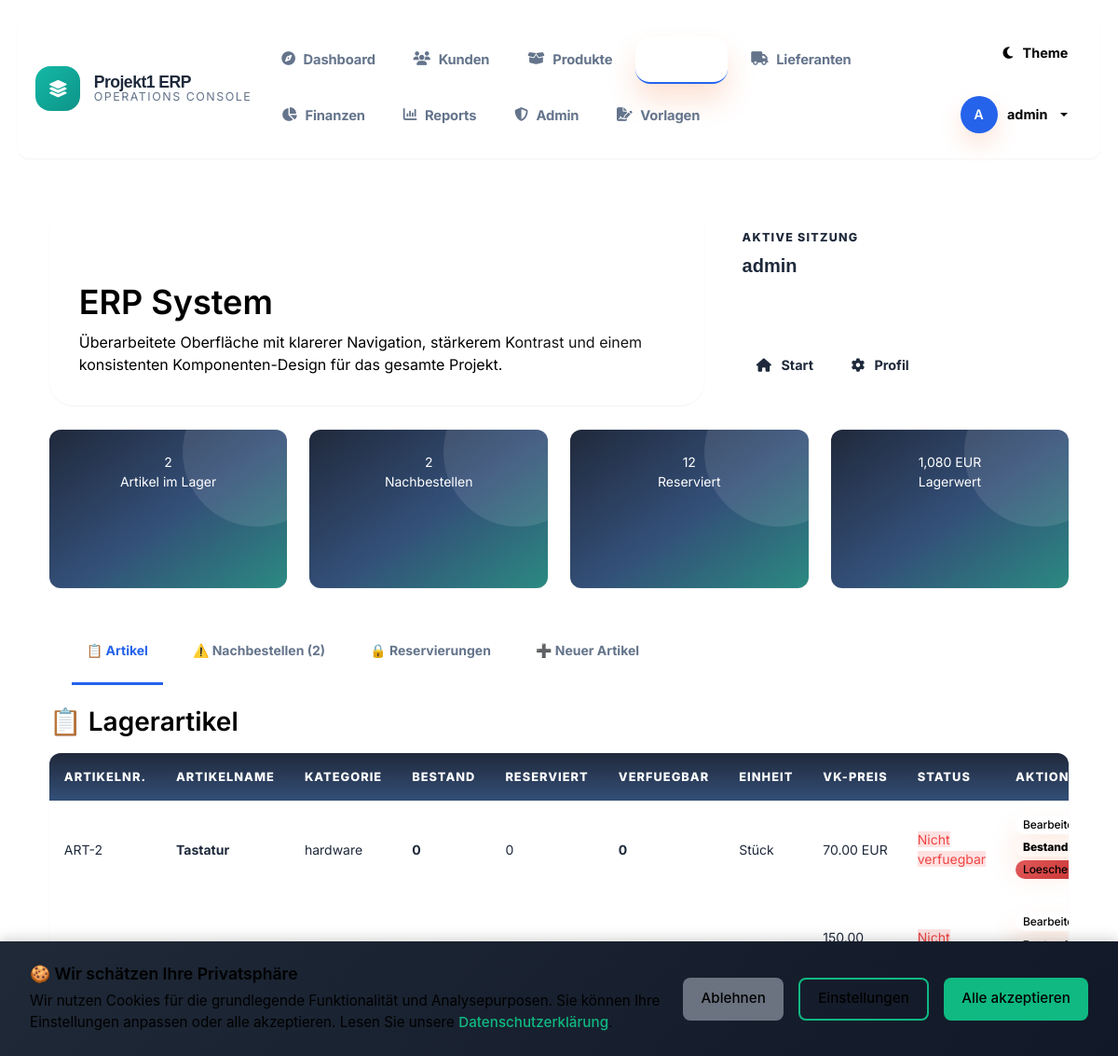
The app's page /lagerverwaltung.php (signed in) with its own data.
### tables this page shows
CREATE TABLE lagerartikel (
        id INTEGER PRIMARY KEY AUTOINCREMENT,
        artikelnummer TEXT UNIQUE NOT NULL,
        artikelname TEXT NOT NULL,
        modellnummer TEXT,
        barcode TEXT,
        beschreibung TEXT,
        kategorie TEXT,
        einheit TEXT DEFAULT 'Stück',
        bestand REAL DEFAULT 0,
        reserviert REAL DEFAULT 0,
        mindestbestand REAL DEFAULT 0,
        lagerort TEXT,
        einkaufspreis REAL DEFAULT 0,
        verkaufspreis REAL DEFAULT 0,
        erstellt_am DATETIME DEFAULT CURRENT_TIMESTAMP
    );

### lagerverwaltung.php (the view, shortened to what this page needs)
<?php
require_once 'db_connection.php';
try {
    try {
        $PDO->exec("DROP TABLE IF EXISTS lagerartikel_old");
        $PDO->exec("ALTER TABLE lagerartikel RENAME TO lagerartikel_old");
    } catch (Exception $e) {}
    $PDO->exec("CREATE TABLE IF NOT EXISTS lagerartikel (
        id INTEGER PRIMARY KEY AUTOINCREMENT,
        artikelnummer TEXT UNIQUE NOT NULL,
        artikelname TEXT NOT NULL,
        modellnummer TEXT,
        barcode TEXT,
        beschreibung TEXT,
        kategorie TEXT,
        einheit TEXT DEFAULT 'Stück',
        bestand REAL DEFAULT 0,
        reserviert REAL DEFAULT 0,
        mindestbestand REAL DEFAULT 0,
        lagerort TEXT,
        einkaufspreis REAL DEFAULT 0,
        verkaufspreis REAL DEFAULT 0,
        erstellt_am DATETIME DEFAULT CURRENT_TIMESTAMP
    )");
    $PDO->exec("CREATE TABLE IF NOT EXISTS lager_reservierungen (
        id INTEGER PRIMARY KEY AUTOINCREMENT,
        artikel_id INTEGER NOT NULL,
        menge REAL NOT NULL,
        reserviert_fuer TEXT NOT NULL,
        angebot_id INTEGER,
        status TEXT DEFAULT 'reserviert',
        erstellt_am DATETIME DEFAULT CURRENT_TIMESTAMP
    )");
} catch (Exception $e) {}
$active_tab = $_GET['tab'] ?? 'artikel';
$stmt = $PDO->query("SELECT *, (bestand - reserviert) as verfuegbar FROM lagerartikel ORDER BY artikelname");
$artikel = $stmt->fetchAll();
$stmt = $PDO->query("SELECT COUNT(*) as anzahl FROM lagerartikel");
$anzahl_artikel = $stmt->fetch()['anzahl'];
$stmt = $PDO->query("SELECT COUNT(*) as anzahl FROM lagerartikel WHERE (bestand - reserviert) <= mindestbestand");
$artikel_nachbestellen = $stmt->fetch()['anzahl'];
$stmt = $PDO->query("SELECT SUM(bestand * einkaufspreis) as wert FROM lagerartikel");
$lagerwert = $stmt->fetch()['wert'] ?? 0;
$stmt = $PDO->query("SELECT SUM(reserviert) as gesamt FROM lagerartikel");
$gesamt_reserviert = $stmt->fetch()['gesamt'] ?? 0;
?>
<?php $page_title = 'ERP System'; include 'includes/header.php'; ?>
<div class="stats-grid">
    <div class="stat-card">
        <div class="stat-value"><?= $anzahl_artikel ?></div>
        <div>Artikel im Lager</div>
    </div>
    <div class="stat-card">
        <div class="stat-value"><?= $artikel_nachbestellen ?></div>
        <div>Nachbestellen</div>
    </div>
    <div class="stat-card">
        <div class="stat-value"><?= number_format($gesamt_reserviert, 0) ?></div>
        <div>Reserviert</div>
    </div>
    <div class="stat-card">
        <div class="stat-value"><?= number_format($lagerwert, 0) ?> EUR</div>
        <div>Lagerwert</div>
    </div>
</div>
<ul class="nav nav-tabs mb-4">
    <li class="nav-item"><a class="nav-link <?= $active_tab === 'artikel' ? 'active' : '' ?>" href="?tab=artikel">📋 Artikel</a></li>
    <li class="nav-item"><a class="nav-link <?= $active_tab === 'nachbestellen' ? 'active' : '' ?>" href="?tab=nachbestellen">⚠️ Nachbestellen (<?= $artikel_nachbestellen ?>)</a></li>
    <li class="nav-item"><a class="nav-link <?= $active_tab === 'reservierungen' ? 'active' : '' ?>" href="?tab=reservierungen">🔒 Reservierungen</a></li>
    <li class="nav-item"><a class="nav-link <?= $active_tab === 'neuerartikel' ? 'active' : '' ?>" href="?tab=neuerartikel">➕ Neuer Artikel</a></li>
</ul>
<?php if ($active_tab === 'artikel'): ?>
<div id="artikel">
    <h2>📋 Lagerartikel</h2>
    <div class="modern-table">
    <table class="table table-hover">
        <thead>
            <tr>
                <th>Artikelnr.</th>
                <th>Artikelname</th>
                <th>Kategorie</th>
                <th>Bestand</th>
                <th>Reserviert</th>
                <th>Verfuegbar</th>
                <th>Einheit</th>
                <th>VK-Preis</th>
                <th>Status</th>
                <th>Aktionen</th>
            </tr>
        </thead>
        <tbody>
            <?php foreach ($artikel as $art):
                $verfuegbar = $art['bestand'] - $art['reserviert'];
            ?>
            <tr>
                <td><?= htmlspecialchars($art['artikelnummer']) ?></td>
                <td><strong><?= htmlspecialchars($art['artikelname']) ?></strong></td>
                <td><?= htmlspecialchars($art['kategorie']) ?></td>
                <td><strong><?= number_format($art['bestand'], 0) ?></strong></td>
                <td><?= number_format($art['reserviert'], 0) ?></td>
                <td><strong><?= number_format($verfuegbar, 0) ?></strong></td>
                <td><?= htmlspecialchars($art['einheit']) ?></td>
                <td><?= number_format($art['verkaufspreis'], 2) ?> EUR</td>
                <td>
                    <?php if ($verfuegbar <= 0): ?>
                        <span class="badge-danger">Nicht verfuegbar</span>
                    <?php elseif ($verfuegbar <= $art['mindestbestand']): ?>
                        <span class="badge-warning">Nachbestellen</span>
                    <?php else: ?>
                        <span class="badge-success">Verfuegbar</span>
                    <?php endif; ?>
                </td>
                <td>
                    <a href="?edit=<?= $art['id'] ?>&tab=neuerartikel" class="btn btn-sm btn-primary">Bearbeiten</a>
                    <button class="btn btn-sm btn-success" onclick="updateBestand(<?= $art['id'] ?>, '<?= htmlspecialchars($art['artikelname']) ?>', <?= $art['bestand'] ?>)">Bestand</button>
                    <a href="?delete=<?= $art['id'] ?>" class="btn btn-sm btn-danger" onclick="return confirm('Artikel wirklich loeschen?')">Loeschen</a>
                </td>
            </tr>
            <?php endforeach; ?>
        </tbody>
    </table>
    </div>
</div>
<?php endif; ?>
<?php include 'includes/footer.php'; ?>

### assets/css/global.css (style rules this page uses)
.table-responsive, .modern-table { scrollbar-width: thin; }
[data-theme="light"] .btn, [data-theme="light"] .action-btn, [data-theme="light"] button, [data-theme="light"] .btn-primary, [data-theme="light"] .btn-success, [data-theme="light"] .card, [data-theme="light"] .info-box, [data-theme="light"] h1, h2, h3, h4, h5, [data-theme="light"] p, [data-theme="light"] .text { color: #000 !important; }

### includes/table-style.php (style rules this page uses)
.modern-table { border-radius: var(--radius-lg); overflow: hidden; box-shadow: var(--shadow-sm); }
.modern-table .table { margin: 0; }
.table td .btn, .table td .action-btn { margin-bottom: var(--spacing-xs); font-size: 12px; padding: var(--spacing-xs) var(--spacing-sm); }
.table td a { font-weight: 500; }
.stats-grid { display: grid; grid-template-columns: repeat(auto-fit, minmax(200px, 1fr)); gap: var(--spacing-lg); margin-bottom: var(--spacing-xl); }
.stat-card { background: var(--bg-card); border: 1px solid var(--border); border-radius: var(--radius-lg); padding: var(--spacing-lg); text-align: center; cursor: pointer; transition: all var(--transition); box-shadow: var(--shadow-sm); }

### records on screen
lagerartikel: artikelnummer "ART-2", artikelname "Tastatur", kategorie "hardware", bestand "0", reserviert "0", einheit "Stück", verkaufspreis "70.00", shows "Nicht verfuegbar"
lagerartikel: verkaufspreis "150.00", bestand "Nicht verfuegbar"

### other values on screen
$item['label'] "Dashboard"
$item['label'] "Kunden"
$item['label'] "Produkte"
$item['label'] "Lieferanten"
$item['label'] "Finanzen"
$item['label'] "Reports"
$item['label'] "Admin"
$item['label'] "Vorlagen"
substr($username, 0, 1) "A"
$username "admin"
$page_title "ERP System"
$aside_label "AKTIVE SITZUNG"
$aside_value "admin"
$anzahl_artikel "2"
$artikel_nachbestellen "2"
